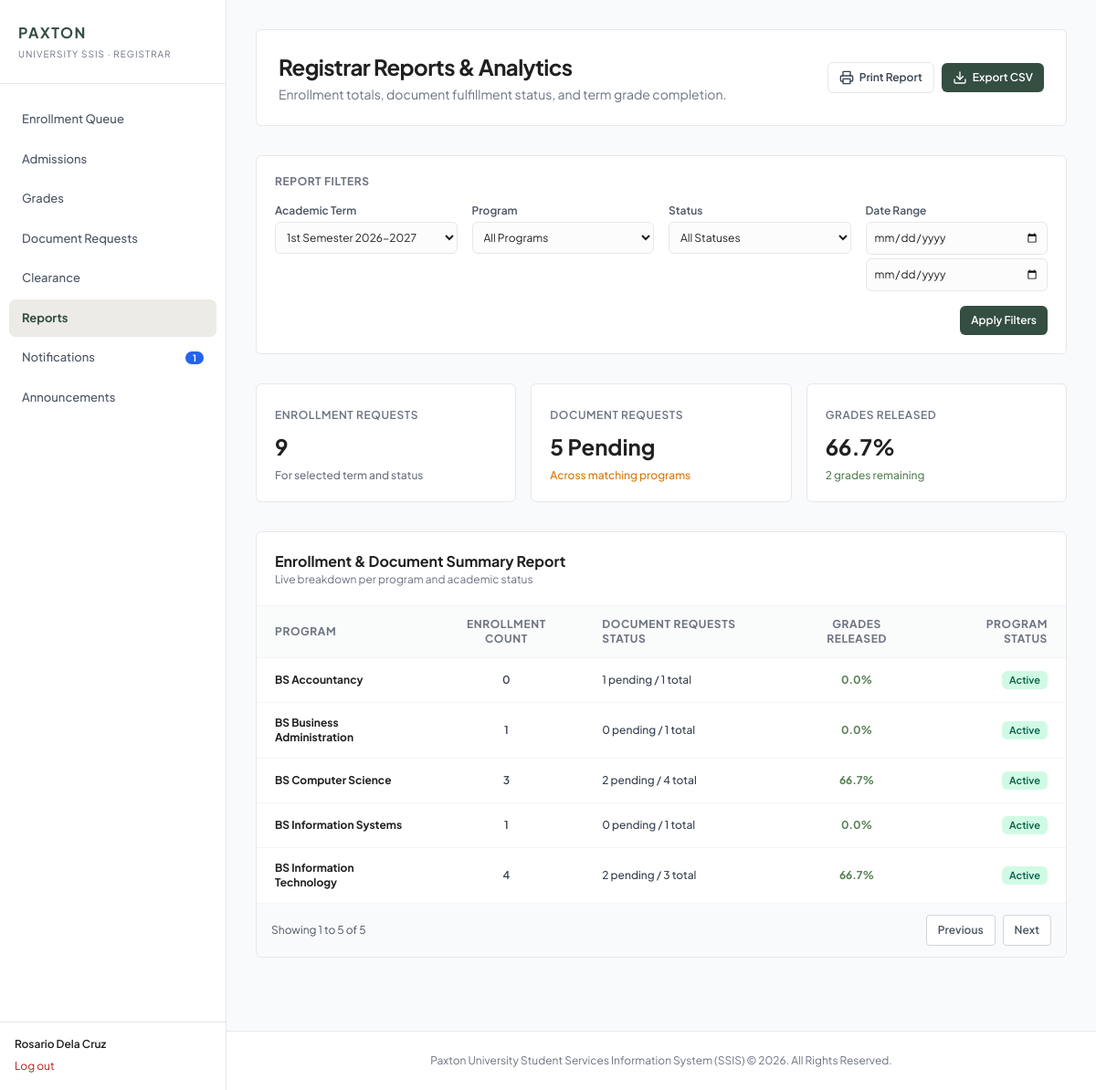
Screenshot of /php/registrar/report.php (signed in) with the database file from the repository.
### tables this page shows
CREATE TABLE programs (
  id INT UNSIGNED NOT NULL AUTO_INCREMENT,
  department_id INT UNSIGNED NOT NULL,
  code VARCHAR(15) NOT NULL,
  name VARCHAR(150) NOT NULL,
  is_active TINYINT(1) NOT NULL DEFAULT 1,
  created_at TIMESTAMP NOT NULL DEFAULT CURRENT_TIMESTAMP,
  updated_at TIMESTAMP NOT NULL DEFAULT CURRENT_TIMESTAMP ON UPDATE CURRENT_TIMESTAMP,
  PRIMARY KEY (id),
  UNIQUE KEY uq_programs_code (code),
  KEY idx_programs_department (department_id),
  CONSTRAINT fk_programs_department FOREIGN KEY (department_id)
    REFERENCES departments (id) ON DELETE RESTRICT ON UPDATE RESTRICT
);

### php/registrar/report.php (the view, shortened to what the rows shown need)
<?php
require_once __DIR__ . '/../includes/auth.php';
require_once __DIR__ . '/../../models/RegistrarReports.php';
$reportModel = new RegistrarReports(Database::getConnection());
$reportTerms = $reportModel->getTerms();
$reportPrograms = $reportModel->getPrograms();
$currentReportTerm = null;
foreach ($reportTerms as $candidateTerm) { if (!empty($candidateTerm['is_current'])) { $currentReportTerm = $candidateTerm; break; } }
$reportFilters = [
    'term_id' => filter_input(INPUT_GET, 'term_id', FILTER_VALIDATE_INT) ?: (int) ($currentReportTerm['id'] ?? ($reportTerms[0]['id'] ?? 0)),
    'program_id' => filter_input(INPUT_GET, 'program_id', FILTER_VALIDATE_INT) ?: 0,
    'status' => is_string($_GET['status'] ?? null) ? (string) $_GET['status'] : '',
    'date_from' => is_string($_GET['date_from'] ?? null) ? (string) $_GET['date_from'] : '',
    'date_to' => is_string($_GET['date_to'] ?? null) ? (string) $_GET['date_to'] : '',
];
$validProgramIds = array_map(static fn ($program): int => (int) $program['id'], $reportPrograms);
if (!in_array($reportFilters['program_id'], $validProgramIds, true)) { $reportFilters['program_id'] = 0; }
$reportRows = $reportModel->getRows($reportFilters);
$reportEsc = static fn ($value): string => htmlspecialchars((string) ($value ?? ''), ENT_QUOTES, 'UTF-8');
?>
<!DOCTYPE html>
<html lang="en">
<head>
    <script src="https://cdn.tailwindcss.com"></script>
</head>
<body class="bg-gray-50 font-sans text-brand-dark antialiased min-h-screen flex flex-col">
<?php include __DIR__ . '/../component/sidebar.php'; ?>
    <main class="flex-1 max-w-7xl w-full mx-auto px-4 sm:px-6 lg:px-8 py-8 space-y-8">
        <section class="bg-white border border-gray-200 rounded-md p-6 shadow-xs flex flex-col md:flex-row md:items-center md:justify-between gap-4">
            <div class="space-y-1">
                <h1 class="text-2xl font-bold text-brand-dark tracking-tight">Registrar Reports & Analytics</h1>
            </div>
        </section>
        <section class="bg-white border border-gray-200 rounded-md p-5 shadow-xs space-y-4 print:hidden">
            <h2 class="text-xs font-bold text-gray-500 uppercase tracking-wider">Report Filters</h2>
        </section>
        <div class="bg-white border border-gray-200 rounded-md shadow-xs overflow-hidden">
            <div class="p-5 border-b border-gray-100 flex items-center justify-between">
                <div>
                    <h2 class="text-base font-bold text-brand-dark">Enrollment & Document Summary Report</h2>
                </div>
            </div>
            <div class="overflow-x-auto">
                <table id="report_table" class="w-full text-left text-xs border-collapse">
                    <thead>
                        <tr class="bg-gray-50/80 border-b border-gray-100 text-gray-500 uppercase tracking-wider font-semibold">
                            <th class="py-3 px-5">Program</th>
                            <th class="py-3 px-5 text-center">Enrollment Count</th>
                            <th class="py-3 px-5">Document Requests Status</th>
                            <th class="py-3 px-5 text-center">Grades Released</th>
                            <th class="py-3 px-5 text-right">Program Status</th>
                        </tr>
                    </thead>
                    <tbody class="divide-y divide-gray-100 text-gray-700 font-medium">
                        <?php foreach ($reportRows as $row): $gradePercent = (int) $row['grade_count'] > 0 ? round(((int) $row['released_grade_count'] / (int) $row['grade_count']) * 100, 1) : 0; ?>
                        <tr class="hover:bg-gray-50/50 transition-colors">
                            <td class="py-3.5 px-5 font-bold text-brand-dark"><?= $reportEsc($row['name']) ?></td>
                            <td class="py-3.5 px-5 text-center font-semibold"><?= number_format((int) $row['enrollment_count']) ?></td>
                            <td class="py-3.5 px-5"><?= number_format((int) $row['pending_request_count']) ?> pending / <?= number_format((int) $row['request_count']) ?> total</td>
                            <td class="py-3.5 px-5 text-center font-bold <?= $gradePercent >= 90 ? 'text-emerald-700' : 'text-brand-secondary' ?>"><?= number_format($gradePercent, 1) ?>%</td>
                            <td class="py-3.5 px-5 text-right"><span class="inline-flex items-center px-2 py-0.5 rounded-md text-[11px] font-semibold <?= !empty($row['is_active']) ? 'bg-emerald-100 text-emerald-800' : 'bg-gray-100 text-gray-700' ?>"><?= !empty($row['is_active']) ? 'Active' : 'Inactive' ?></span></td>
                        </tr>
                        <?php endforeach; ?>
                    </tbody>
                </table>
            </div>
        </div>
    </main>
</body>
</html>

### php/component/sidebar.php (shortened to what the rows shown need)
<?php
require_once __DIR__ . '/../includes/auth.php';
$role = strtolower((string) ($_SESSION['user']['role'] ?? ''));
$menus = [
    'admin' => ['User Management' => 'admin/userManagement.php', 'System Settings' => 'admin/systemSettings.php', 'System Monitoring' => 'admin/monitoring.php', 'Reports' => 'admin/report.php', 'Notifications' => 'admin/notifications.php', 'Admissions' => 'registrar/admissions.php'],
    'registrar' => ['Enrollment Queue' => 'registrar/enrollment.php', 'Admissions' => 'registrar/admissions.php', 'Grades' => 'registrar/grades.php', 'Document Requests' => 'registrar/documentRequest.php', 'Clearance' => 'registrar/clearance.php', 'Reports' => 'registrar/report.php', 'Notifications' => 'registrar/notifications.php', 'Announcements' => 'registrar/announcements.php'],
    'student' => ['Dashboard' => 'student/dashboard.php', 'Enrollment' => 'student/enrollment.php', 'Grades' => 'student/grades.php', 'Profile' => 'student/profile.php', 'Requests' => 'student/requests.php', 'Clearance' => 'student/clearance.php', 'Notifications' => 'student/notifications.php'],
    'department' => ['Clearance' => 'department/clearance.php', 'Grade Entry' => 'department/grades.php', 'Reports' => 'department/report.php', 'Notifications' => 'department/notifications.php'],
    'cashier' => ['Dashboard' => 'cashier/dashboard.php', 'Payments' => 'cashier/payments.php', 'Clearance' => 'cashier/clearance.php', 'Notifications' => 'cashier/notifications.php'],
    'applicant' => ['Dashboard' => 'applicant/dashboard.php', 'Notifications' => "applicant/notifications.php"]
];
$items = $menus[$role] ?? [];
$newApplicantCount = 0;
$unreadNotificationCount = 0;
if (!empty($_SESSION['user']['id'])) {
    try {
        require_once __DIR__ . '/../../models/Notifications.php';
        $unreadNotificationCount = (new Notifications(Database::getConnection()))->getUnreadCount((int) $_SESSION['user']['id']);
    } catch (Throwable $exception) {
        error_log('SSIS sidebar notification count failed: ' . $exception->getMessage());
    }
}
if (in_array($role, ['admin', 'registrar'], true)) {
    try {
        $newApplicantCount = (new Admission(Database::getConnection()))->newApplicantCount();
    } catch (Throwable $exception) {
        error_log('SSIS sidebar admission count failed: ' . $exception->getMessage());
    }
}
$current = basename($_SERVER['SCRIPT_NAME'] ?? '');
$base = ssis_app_base_path();
?>
<aside class="ssis-sidebar" id="ssisSidebar" aria-label="Main navigation">
    <nav class="py-4 flex-1 overflow-y-auto">
        <?php foreach ($items as $label => $url): ?>
            <a class="ssis-sidebar-link <?= $current === basename($url) ? 'is-active' : '' ?>" href="<?= htmlspecialchars($base . '/php/' . $url, ENT_QUOTES, 'UTF-8') ?>" <?= $label === 'Notifications' ? ' data-notifications-link' : '' ?> <?= $label === 'Admissions' && $newApplicantCount > 0 ? ' aria-label="Admissions, ' . $newApplicantCount . ' new applicants"' : ($label === 'Notifications' && $unreadNotificationCount > 0 ? ' aria-label="Notifications, ' . $unreadNotificationCount . ' unread"' : '') ?>>
                <span><?= htmlspecialchars($label, ENT_QUOTES, 'UTF-8') ?></span>
                <?php if ($label === 'Notifications' && $unreadNotificationCount > 0): ?><span data-notification-count class="ml-auto inline-flex min-w-5 items-center justify-center rounded-full bg-blue-600 px-1.5 py-0.5 text-[10px] font-bold leading-none text-white"><?= $unreadNotificationCount > 99 ? '99+' : $unreadNotificationCount ?></span><?php endif; ?>
            </a>
        <?php endforeach; ?>
    </nav>
</aside>

### rows the page displays
programs: label "Notifications", unreadNotificationCount "1", name "BS Information Technology", enrollment_count "4", pending_request_count "2", request_count "3", gradePercent "66.7", is_active "Active"
programs: name "BS Accountancy", enrollment_count "0", pending_request_count "1", request_count "1", gradePercent "0.0", is_active "Active"
programs: name "BS Business Administration", enrollment_count "1", pending_request_count "0", request_count "1", gradePercent "0.0", is_active "Active"
programs: name "BS Computer Science", enrollment_count "3", pending_request_count "2", request_count "4", gradePercent "66.7", is_active "Active"
programs: name "BS Information Systems", enrollment_count "1", pending_request_count "0", request_count "1", gradePercent "0.0", is_active "Active"

### other values shown
$role "REGISTRAR"
$label "Enrollment Queue"
$label "Admissions"
$label "Grades"
$label "Document Requests"
$label "Clearance"
$label "Reports"
$label "Announcements"
$name "Rosario Dela Cruz"
$reportTotalEnrolled "9"
$reportPendingRequests "5"
$reportGradePercent "66.7"
max(0, $reportGradeCount - $reportReleasedGrades) "2"
form field term_id "1st Semester 2026-2027"
